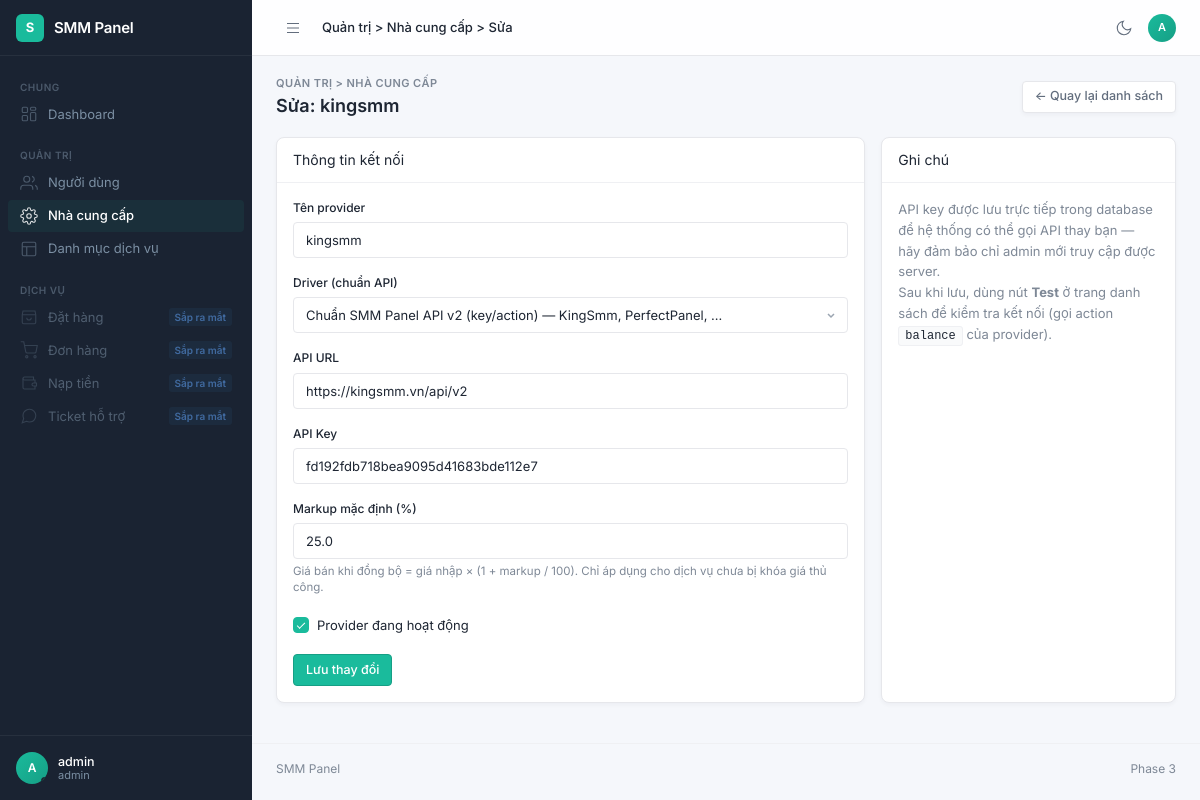
The page /admin/providers/1/edit (signed in) on the database its author committed.
### app/modules/auth/models.py (models this page shows)
class User(Base):
    __tablename__ = "users"
    __table_args__ = (
        Index("ix_users_username", "username", unique=True),
        Index("ix_users_email", "email", unique=True),
        Index("ix_users_role", "role"),
    )
    id: Mapped[int] = mapped_column(Integer, primary_key=True, autoincrement=True)
    username: Mapped[str] = mapped_column(String(50), nullable=False)
    email: Mapped[str] = mapped_column(String(255), nullable=False)
    password_hash: Mapped[str] = mapped_column(String(255), nullable=False)
    role: Mapped[UserRole] = mapped_column(Enum(UserRole), nullable=False, default=UserRole.CLIENT)
    balance: Mapped[float] = mapped_column(default=0.0, nullable=False)
    is_active: Mapped[bool] = mapped_column(Boolean, default=True, nullable=False)
    api_key: Mapped[str | None] = mapped_column(String(64), unique=True, nullable=True)
    created_at: Mapped[datetime] = mapped_column(DateTime(timezone=True), default=_utcnow, nullable=False)
    updated_at: Mapped[datetime] = mapped_column(
        DateTime(timezone=True), default=_utcnow, onupdate=_utcnow, nullable=False
    )
    remember_tokens: Mapped[list["RememberToken"]] = relationship(
        back_populates="user", cascade="all, delete-orphan"
    )

### app/modules/providers/models.py (models this page shows)
class Provider(Base):
    __tablename__ = "providers"
    __table_args__ = (Index("ix_providers_name", "name", unique=True),)
    id: Mapped[int] = mapped_column(primary_key=True, autoincrement=True)
    name: Mapped[str] = mapped_column(String(100), nullable=False)
    driver: Mapped[str] = mapped_column(String(50), nullable=False)
    api_url: Mapped[str] = mapped_column(String(500), nullable=False)
    api_key: Mapped[str] = mapped_column(String(255), nullable=False)
    markup_percent: Mapped[float] = mapped_column(Float, nullable=False, default=0.0)
    cached_balance: Mapped[float | None] = mapped_column(Float, nullable=True)
    cached_currency: Mapped[str | None] = mapped_column(String(10), nullable=True)
    last_checked_at: Mapped[datetime | None] = mapped_column(DateTime(timezone=True), nullable=True)
    last_error: Mapped[str | None] = mapped_column(String(500), nullable=True)
    is_active: Mapped[bool] = mapped_column(Boolean, default=True, nullable=False)
    created_at: Mapped[datetime] = mapped_column(DateTime(timezone=True), default=_utcnow, nullable=False)
    updated_at: Mapped[datetime] = mapped_column(
        DateTime(timezone=True), default=_utcnow, onupdate=_utcnow, nullable=False
    )

### app/modules/providers/routes.py (the view)
@router.get("/{provider_id}/edit")
def edit_provider_form(
    request: Request,
    provider_id: int,
    current_user: User = Depends(require_admin),
    db: Session = Depends(get_db),
):
    service = ProvidersService(db)
    provider = service.get_provider(provider_id)
    if provider is None:
        return RedirectResponse(url="/admin/providers", status_code=status.HTTP_302_FOUND)
    return templates.TemplateResponse(
        request,
        "providers/form.html",
        {
            "user": current_user,
            "active_page": "providers",
            "breadcrumb": "Quản trị > Nhà cung cấp > Sửa",
            "mode": "edit",
            "provider": provider,
            "error": None,
            "drivers": DRIVER_LABELS,
            "csrf_token": request.session.get("csrf_token"),
        },
    )

### app/templates/providers/form.html (shortened to what this page needs)
{% extends "layout_app.html" %}
{% block page_pretitle %}Quản trị > Nhà cung cấp{% endblock %}
{% block page_title %}{{ "Thêm provider" if mode == "create" else "Sửa: " + provider.name }}{% endblock %}
{% block page_actions %}
<a href="/admin/providers" class="btn btn-outline">← Quay lại danh sách</a>
{% endblock %}
{% block page_content %}
<div class="row col-8-4">
  <div class="card">
    <div class="card-header">Thông tin kết nối</div>
    <div class="card-body">
      <form method="post" action="{{ '/admin/providers/new' if mode == 'create' else '/admin/providers/' + provider.id|string + '/edit' }}">
        <div class="form-group">
          <label class="form-label" for="name">Tên provider</label>
          <input type="text" id="name" name="name" class="form-control" required minlength="2" maxlength="100"
                 placeholder="VD: KingSmm.vn"
                 value="{{ form_name if mode == 'create' else provider.name }}" autofocus>
        </div>
        <div class="form-group">
          <label class="form-label" for="driver">Driver (chuẩn API)</label>
          <select id="driver" name="driver" class="form-control">
            {% for key, label in drivers.items() %}
            <option value="{{ key }}"
              {% if mode == "edit" and provider.driver == key %} selected{% endif %}>
              {{ label }}
            </option>
            {% endfor %}
          </select>
        </div>
        <div class="form-group">
          <label class="form-label" for="api_url">API URL</label>
          <input type="text" id="api_url" name="api_url" class="form-control" required
                 placeholder="https://kingsmm.vn/api/v2"
                 value="{{ form_api_url if mode == 'create' else provider.api_url }}">
        </div>
        <div class="form-group">
          <label class="form-label" for="api_key">API Key</label>
          <input type="text" id="api_key" name="api_key" class="form-control" required minlength="4" maxlength="255"
                 placeholder="{{ 'Nhập API key' if mode == 'create' else 'Để trống nếu không đổi… (đang lưu key hiện tại, nhập lại nếu muốn thay)' }}"
                 {% if mode == "edit" %}value="{{ provider.api_key }}"{% endif %}>
        </div>
        <div class="form-group">
          <label class="form-label" for="markup_percent">Markup mặc định (%)</label>
          <input type="number" id="markup_percent" name="markup_percent" class="form-control" required min="0" max="1000" step="0.1"
                 value="{{ form_markup_percent if mode == 'create' else provider.markup_percent }}">
          <div style="font-size:11.5px;color:var(--text-muted);margin-top:4px">
            Giá bán khi đồng bộ = giá nhập × (1 + markup / 100). Chỉ áp dụng cho dịch vụ chưa bị khóa giá thủ công.
          </div>
        </div>
        {% if mode == "edit" %}
        <div class="form-group">
          <label class="form-check">
            <input type="checkbox" name="is_active" value="true" {% if provider.is_active %}checked{% endif %}>
            Provider đang hoạt động
          </label>
        </div>
        {% endif %}
        <button type="submit" class="btn btn-primary">
          {{ "Kết nối provider" if mode == "create" else "Lưu thay đổi" }}
        </button>
      </form>
    </div>
  </div>
  <div class="card">
    <div class="card-header">Ghi chú</div>
    <div class="card-body" style="font-size:13px;color:var(--text-muted);line-height:1.6">
      <p>API key được lưu trực tiếp trong database để hệ thống có thể gọi API
      thay bạn — hãy đảm bảo chỉ admin mới truy cập được server.</p>
      <p>Sau khi lưu, dùng nút <strong>Test</strong> ở trang danh sách để kiểm
      tra kết nối (gọi action <code>balance</code> của provider).</p>
    </div>
  </div>
</div>
{% endblock %}

### app/templates/partials/sidebar.html (shortened to what this page needs)
{% set role = user.role.value %}
<aside class="sidebar" aria-label="Điều hướng chính">
  <div class="sidebar-brand">
    <div class="brand-icon">S</div>
    <div class="brand-name">SMM Panel</div>
  </div>
  <nav class="sidebar-nav">
    <div class="nav-group">
      <div class="nav-label">Chung</div>
      <a class="nav-link{% if active_page == 'dashboard' %} active{% endif %}" href="/dashboard"{% if active_page == 'dashboard' %} aria-current="page"{% endif %}>
        <span class="nav-text">Dashboard</span>
      </a>
    </div>
    {% if role == "admin" %}
    <div class="nav-group">
      <div class="nav-label">Quản trị</div>
      <a class="nav-link{% if active_page == 'users' %} active{% endif %}" href="/admin/users"{% if active_page == 'users' %} aria-current="page"{% endif %}>
        <svg class="icon" width="18" height="18" viewBox="0 0 24 24" fill="none" stroke="currentColor" stroke-width="1.5"><path d="M17 21v-2a4 4 0 00-4-4H5a4 4 0 00-4 4v2"/><circle cx="9" cy="7" r="4"/><path d="M23 21v-2a4 4 0 00-3-3.87"/><path d="M16 3.13a4 4 0 010 7.75"/></svg>
        <span class="nav-text">Người dùng</span>
      </a>
      <a class="nav-link{% if active_page == 'providers' %} active{% endif %}" href="/admin/providers"{% if active_page == 'providers' %} aria-current="page"{% endif %}>
        <span class="nav-text">Nhà cung cấp</span>
      </a>
      <a class="nav-link{% if active_page == 'services' %} active{% endif %}" href="/admin/services"{% if active_page == 'services' %} aria-current="page"{% endif %}>
        <svg class="icon" width="18" height="18" viewBox="0 0 24 24" fill="none" stroke="currentColor" stroke-width="1.5"><rect x="3" y="3" width="18" height="18" rx="2"/><path d="M3 9h18M9 21V9"/></svg>
        <span class="nav-text">Danh mục dịch vụ</span>
      </a>
    </div>
    {% endif %}
    <div class="nav-group">
      <div class="nav-label">Dịch vụ</div>
      <span class="nav-link is-disabled" title="Sắp ra mắt">
        <svg class="icon" width="18" height="18" viewBox="0 0 24 24" fill="none" stroke="currentColor" stroke-width="1.5"><path d="M3 9l1-5h16l1 5M3 9v10a2 2 0 002 2h14a2 2 0 002-2V9M3 9h18"/><path d="M9 13a3 3 0 006 0"/></svg>
        <span class="nav-text">Đặt hàng</span>
        <span class="badge badge-blue">Sắp ra mắt</span>
      </span>
      <span class="nav-link is-disabled" title="Sắp ra mắt">
        <svg class="icon" width="18" height="18" viewBox="0 0 24 24" fill="none" stroke="currentColor" stroke-width="1.5"><circle cx="9" cy="21" r="1.5"/><circle cx="20" cy="21" r="1.5"/><path d="M1 1h4l2.7 13.4a2 2 0 002 1.6h9.7a2 2 0 002-1.6L23 6H6"/></svg>
        <span class="nav-text">Đơn hàng</span>
        <span class="badge badge-blue">Sắp ra mắt</span>
      </span>
      <span class="nav-link is-disabled" title="Sắp ra mắt">
        <svg class="icon" width="18" height="18" viewBox="0 0 24 24" fill="none" stroke="currentColor" stroke-width="1.5"><path d="M20 12V8H6a2 2 0 010-4h12v4"/><path d="M4 6v12a2 2 0 002 2h14v-4"/><path d="M18 12a2 2 0 000 4h4v-4z"/></svg>
        <span class="nav-text">Nạp tiền</span>
        <span class="badge badge-blue">Sắp ra mắt</span>
      </span>
      <span class="nav-link is-disabled" title="Sắp ra mắt">
        <svg class="icon" width="18" height="18" viewBox="0 0 24 24" fill="none" stroke="currentColor" stroke-width="1.5"><path d="M21 11.5a8.38 8.38 0 01-.9 3.8 8.5 8.5 0 01-7.6 4.7 8.38 8.38 0 01-3.8-.9L3 21l1.9-5.7a8.38 8.38 0 01-.9-3.8 8.5 8.5 0 014.7-7.6 8.38 8.38 0 013.8-.9h.5a8.48 8.48 0 018 8v.5z"/></svg>
        <span class="nav-text">Ticket hỗ trợ</span>
        <span class="badge badge-blue">Sắp ra mắt</span>
      </span>
    </div>
  </nav>
  <div class="sidebar-footer">
    <div class="sidebar-user">
      <div class="avatar">{{ user.username[0]|upper }}<span class="online"></span></div>
      <div class="sidebar-user-info">
        <div class="name">{{ user.username }}</div>
        <div class="role">{{ role }}</div>
      </div>
    </div>
  </div>
</aside>

### app/templates/partials/topbar.html (shortened to what this page needs)
<header class="topbar">
  <div class="topbar-left">
    <button class="sidebar-toggle" type="button" aria-label="Đóng/mở menu" aria-controls="sidebar" aria-expanded="false">
      <svg width="20" height="20" viewBox="0 0 24 24" fill="none" stroke="currentColor" stroke-width="1.5" aria-hidden="true"><path d="M4 6h16M4 12h16M4 18h16"/></svg>
    </button>
    <nav class="breadcrumb" aria-label="Breadcrumb">
      <span class="current" aria-current="page">{{ breadcrumb|default("Home") }}</span>
    </nav>
  </div>
  <div class="topbar-right">
    <button class="tb-btn theme-toggle" type="button" title="Đổi giao diện sáng/tối" aria-label="Đổi giao diện sáng/tối" aria-pressed="false">
      <svg class="theme-icon-dark" width="18" height="18" viewBox="0 0 24 24" fill="none" stroke="currentColor" stroke-width="1.5" aria-hidden="true"><path d="M21 12.79A9 9 0 1 1 11.21 3 7 7 0 0 0 21 12.79z"/></svg>
    </button>
    <div class="simple-dropdown">
      <button class="tb-avatar" type="button" data-dropdown-toggle aria-label="Menu tài khoản" aria-haspopup="menu">
        {{ user.username[0]|upper }}
      </button>
    </div>
  </div>
</header>

### app/static/gentelella/css/panel-extra.css (style rules this page uses)
.simple-dropdown { position: relative; display: inline-block; }
.nav-link.is-disabled { cursor: not-allowed; opacity: 0.55; }

### rows shown on the page
User: username "A", username "admin"
Provider: name "Sửa: kingsmm", name "kingsmm", driver "Chuẩn SMM Panel API v2 (key/action) — KingSmm, PerfectPanel, ...", api_url "https://kingsmm.vn/api/v2", api_key "fd192fdb718bea9095d41683bde112e7", markup_percent "25.0", is_active "☑"

### other values the page prints
{{ role }} "admin"
{{ breadcrumb|default("Home") }} "Quản trị > Nhà cung cấp > Sửa"
{{ "Kết nối provider" if mode == "create" else "Lưu thay đổi" }} "Lưu thay đổi"
{{ current_phase|default(3) }} "3"
